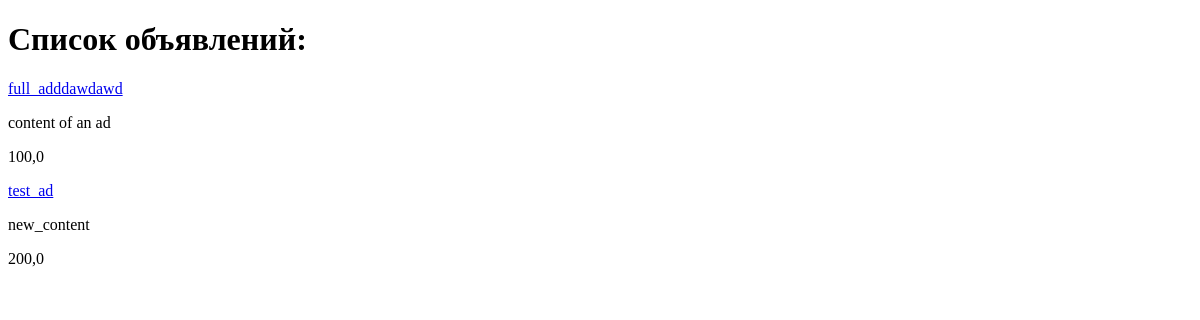
Page /app/ on the earlier database version.
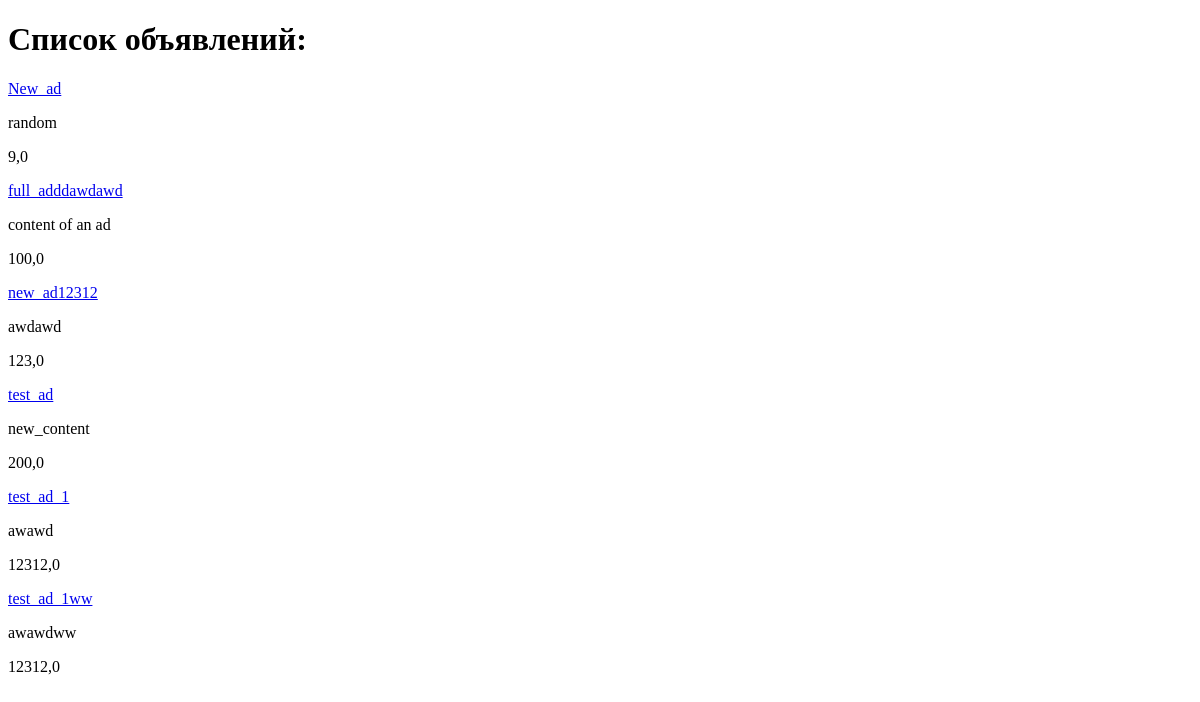
Same page on the later database version.
### ads/models.py (models this page shows, shortened)
class Ad(models.Model):
    STATUSES = ((None, 'Выберите статус рекламы'),
                ('s', 'Продано'),
                ('a', 'Активна'),
                ('c', 'Отменена'))
    name = models.CharField(max_length=50, verbose_name="Имя рекламы", help_text='Здесь заполняется имя рекламы', default='Имя по умолчанию', unique=True)
    author = models.ForeignKey(Author, on_delete=models.CASCADE, null=True, blank=True, related_name='ads') # default related_name = <название модели>_set
    category = models.ManyToManyField('Category')
    is_active = models.BooleanField(null=True, blank=True) # None
    status = models.CharField(max_length=1, choices=STATUSES, default='a', verbose_name='Статус рекламы')
    content = models.TextField(null=True, blank=True, verbose_name="Содержание рекламы", unique_for_year='published')
    price = models.FloatField(null=True, blank=True, verbose_name="Цена")
    published = models.DateTimeField(auto_now_add=True, verbose_name="Дата публикации")
    class Meta:
        verbose_name = "Реклама"
        verbose_name_plural = "Рекламы"
        ordering = ['price']

### ads/views.py (the view)
# urls.py: path('', ad_list)
def ad_list(request: HttpRequest) -> HttpResponse:
    ads = Ad.objects.all()
    template = loader.get_template('ad_list.html')
    context = {"ads": ads}
    return HttpResponse(template.render(context, request))

### ads/templates/ad_list.html (shortened to what this page needs)
<!DOCTYPE html>
<html lang="en">
<head>
</head>
<body>
    <h1>Список объявлений:</h1>
    {% for ad in ads %}
    <div>
        <p><a href="{% url 'ad_detail' ad.pk %}">{{ ad.name }}</a></p>
        <p>{{ ad.content }}</p>
        <p>{{ ad.price }}</p>
    </div>
    {% endfor %}
</body>
</html>

Differences in the rows shown:
added Ad: name "New_ad", content "random", price "9,0"
added Ad: name "new_ad12312", content "awdawd", price "123,0"
added Ad: name "test_ad_1", content "awawd", price "12312,0"
added Ad: name "test_ad_1ww", content "awawdww", price "12312,0"
